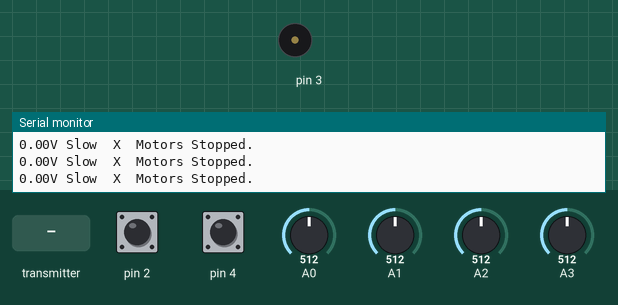
A sketch run on a simulated Arduino Uno, built with avr-gcc and run on an emulated ATmega328P. On the bench: buzzer (waves = sounding), the last lines printed to the serial monitor. Inputs (shaded band) come from the test bench; at power-on: pin 2 HIGH, pin 4 HIGH, A0 = 512, A1 = 512, A2 = 512, A3 = 512. No radio packets arrive unless stated.

Above: at 1.2 s.
1.3 s: the transmitter starts sending tension = 0
At 2.4 s:
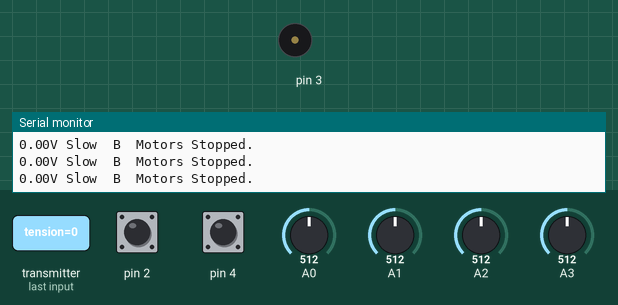
4.3 s: pin 2 pulled LOW for 0.15 s
At 5.13 s:
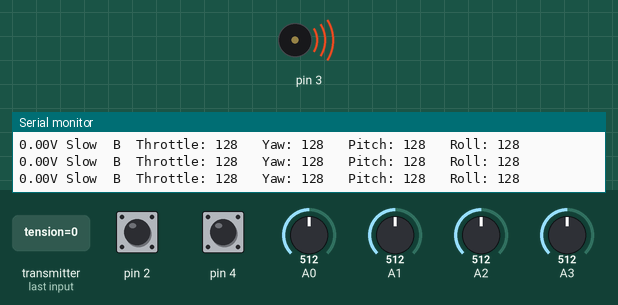
7.4 s: pin 4 pulled LOW for 0.15 s
10.5 s: A0 set to 608
13.5 s: A0 set to 636
16.5 s: A1 set to 613
19.5 s: A1 set to 644
Timing chart, 0 to 22.5 s (numbered marks = the images above; inputs shaded):
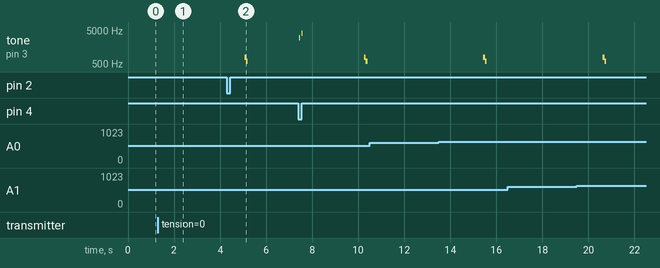

Measured:
- after the input at 1.3 s, tone on pin 3: stops changing and stays silent

The sketch:

Controler.ino
```cpp
//librairies
#include <SPI.h>
#include <nRF24L01.h>
#include <RF24.h>

//radio
RF24 radio(8, 9);  // CE, CSN
const byte addresses[][6] = { "00001", "00002" };

//Struct used to store all the data we want to send
struct Data_Package {
  byte throttle;
  byte yaw;
  byte pitch;
  byte roll;
  boolean start;
  boolean fast;
};

//Create a variable from the struct above
Data_Package data;

// vehicule tension value
float tension = 0.00;

//Time units
unsigned long lastSignalBipTime = 0;
unsigned long lastTensionBipTime = 0;


///////////////////////////////////
void setup() {
  Serial.begin(9600);

  // Buzzer
  pinMode(3, OUTPUT);

  //radio communication
  radio.begin();
  radio.openWritingPipe(addresses[1]);     // 00002
  radio.openReadingPipe(1, addresses[0]);  // 00001
  radio.setAutoAck(false);
  radio.setPALevel(RF24_PA_MIN);

  // Make sure the vehicule is stopped before starting
  pinMode(2, INPUT);
  digitalWrite(2, HIGH);
  data.start = 0;

  // Make sure the vehicule is not in fast mode before starting
  pinMode(4, INPUT);
  digitalWrite(4, HIGH);
  data.fast = 0;
}


///////////////////////////////////
void loop() {
  //Check if we push the start button
  if (!digitalRead(2)) {
    data.start = !data.start;
    delay(200);
  }

  //Check if we push the fast button (and bip accordingly)
  if (!digitalRead(4)) {
    data.fast = !data.fast;
    if (data.fast && data.start) {
      tone(3, 3000);
      delay(50);
      noTone(3);
      delay(50);
      tone(3, 4000);
      delay(50);
      noTone(3);
      delay(50);
    } else if (!data.fast) {
      tone(3, 3000);
      delay(50);
      noTone(3);
      delay(50);
      tone(3, 2000);
      delay(50);
      noTone(3);
      delay(50);
    }
  }

  //Store null entries if we stopped the motors
  if (!data.start) {
    data.throttle = 0;
    data.yaw = 127;
    data.pitch = 127;
    data.roll = 127;
    data.fast = false;
    Serial.println("Motors Stopped.");


    //Read analog entries, convert them between 0 & 255, then store it in the data struct
  } else {
    data.throttle = map(analogRead(A2), 0, 1023, 255, 0);
    data.yaw = map(analogRead(A3), 0, 1023, 255, 0);
    data.pitch = map(analogRead(A0), 0, 1023, 255, 0);
    data.roll = map(analogRead(A1), 0, 1023, 255, 0);

    //Print values in the serial monitor
    Serial.print("Throttle: ");
    Serial.print(data.throttle);
    Serial.print("   Yaw: ");
    Serial.print(data.yaw);
    Serial.print("   Pitch: ");
    Serial.print(data.pitch);
    Serial.print("   Roll: ");
    Serial.println(data.roll);
  }


  //Print tension data and the speed mode
  Serial.print(tension);
  Serial.print("V");
  if (data.fast) {
    Serial.print(" Fast");
  } else {
    Serial.print(" Slow");
  }


  //Send the data
  radio.stopListening();
  radio.write(&data, sizeof(Data_Package));
  delay(5);


  // Receive data
  radio.startListening();
  if (radio.available()) {
    radio.read(&tension, sizeof(tension));
    lastSignalBipTime = millis();
    if (tension > 6.6) {
      Serial.print("     ");


      // Bip every 5s if the battery is low, and put the slow mode
    } else {
      Serial.print("  B  ");
      if (millis() - lastTensionBipTime > 5000) {
        tone(3, 800);
        delay(75);
        tone(3, 600);
        delay(75);
        noTone(3);
        lastTensionBipTime = millis();
      }
      data.fast = false;
    }


    // Bip every 2 seconds if we lost signal
  } else {
    Serial.print("  X  ");
    if (millis() - lastSignalBipTime > 2000) {
      tone(3, 2000);
      delay(75);
      tone(3, 3000);
      delay(75);
      tone(3, 4000);
      delay(75);
      noTone(3);
      lastSignalBipTime = millis();
    }
  }


  delay(50);
}
```
